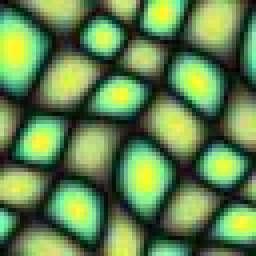
//> input picture TexS/leaf.jpg, 64 x 64 px (shown 4 times larger)
$ ./main   (built with g++ and OpenCV 4)
//> lines starting //> are read from the running program, lines starting //| are printed output that depends on the picture
#include <time.h>
#include "opencv2/objdetect/objdetect.hpp"
#include "opencv2/imgproc/imgproc.hpp"
#include "opencv2/highgui/highgui.hpp"
#include "opencv2/opencv.hpp"

using namespace std;
using namespace cv;

const double PI = 3.1415926;
const double E = 2.718281828459;

double AMat[10000];

class TN {
public:
	bool ifNode = false;
	Mat vec;
	TN* children[4];
	TN();
};

TN::TN() {
	for (int i = 0; i < 4; i++)
		this->children[i] = NULL;
}

void calcGMat(int w) {
	float b = w / 2;

	double sigma = w / 12.f;
	float r2;
	float total = 0;
	for (int x = 0; x < w; x++)
		for (int y = 0; y < w; y++)
		{
			r2 = (x - b)*(x - b) + (y - b) * (y - b);
			AMat[y * w + x] = 1 / sqrt(2*PI*sigma*sigma) * pow(E,-r2/2/sigma/sigma );

			printf("%f ", AMat[y * w + x]);
			if (y == w - 1) printf("\n");
			total += AMat[y * w + x];
		}

	printf("\ntotal: %f" , total);
}

void calcSMat(int w) {
	int b = w / 2;
	float r = 2 * b*b;
	float d;
	for (int x = 0; x < w; x++)
		for (int y = 0; y < w; y++)
		{
			d = (x - b)*(x - b) + (y - b)*(y - b);

			AMat[y * w + x] = r-d;
		}
}

void calcAMat(int w) {
	for (int x = 0; x < w; x++)
		for (int y = 0; y < w; y++)
		{
			AMat[y * w + x] = 1;
		}
}

double dis(Mat a, Mat b){
	int w = a.cols,
		h = a.rows;
	double dis = 0;
	int a1, a2, a3, b1, b2, b3;
	for (int y = 0; y < h; y++)
		for (int x = 0; x < w; x++)
		{
			a1 = a.at<Vec3b>(x, y)[0];
			a2 = a.at<Vec3b>(x, y)[1];
			a3 = a.at<Vec3b>(x, y)[2];

			b1 = b.at<Vec3b>(x, y)[0];
			b2 = b.at<Vec3b>(x, y)[1];
			b3 = b.at<Vec3b>(x, y)[2];

			dis = dis + (a1 - b1)*(a1 - b1)
				+ (a2 - b2)*(a2 - b2)
				+ (a3 - b3)*(a3 - b3);
		}

	dis = sqrt(dis);

	return dis / h / w / 3 / 255;
}

int findMin(Mat& a, Mat s[4]) {
	float min = 1, d;
	int idx;

	for (int i = 0; i < 4; i++){
		d = dis(a, s[i]);
		if (d < min){
			min = d;
			idx = i;
		}
	}

	return idx;
}

Mat findCenter(vector<int>& idxs, vector<Mat>& windows){
	int w = windows[0].cols,
		h = windows[0].rows,
		size = idxs.size();
	Mat centerF(w, h, CV_32FC3, Scalar(0,0,0));
	Mat centerI(w, h, CV_8UC3, Scalar(0, 0, 0));

	for (int i = 0; i < size; i++)
		for (int y = 0; y < h; y++)
			for (int x = 0; x < w; x++)
			{
				centerF.at<Vec3f>(x, y)[0] += windows[idxs[i]].at<Vec3b>(x, y)[0];
				centerF.at<Vec3f>(x, y)[1] += windows[idxs[i]].at<Vec3b>(x, y)[1];
				centerF.at<Vec3f>(x, y)[2] += windows[idxs[i]].at<Vec3b>(x, y)[2];
			}

	for (int y = 0; y < h; y++)
		for (int x = 0; x < w; x++)
		{
			centerI.at<Vec3b>(x, y)[0] = centerF.at<Vec3f>(x, y)[0] / size;
			centerI.at<Vec3b>(x, y)[1] = centerF.at<Vec3f>(x, y)[1] / size;
			centerI.at<Vec3b>(x, y)[2] = centerF.at<Vec3f>(x, y)[2] / size;
		}

	return centerI;
}

void cluster(TN* t, vector<int>& w_i, vector<Mat>& windows){
	if (w_i.size() == 1){
		t->ifNode = true;
		return;
	}//endif
	else
	if (w_i.size() < 4){
		for (int i = 0; i < w_i.size(); i++)
		{
			t->children[i] = new TN();
			t->children[i]->vec = windows[w_i[i]];
			t->children[i]->ifNode = true;
		}
		return;
	}//endif

	vector<int> sub[4];
	Mat s[4];
	Mat c[4];
	bool done = false;
	double d;
	unsigned int count = 0;
	if (w_i.size() >= 4){

		for (int i = 0; i < 4; i++)
		{
			c[i] = windows[w_i[i]].clone();
		}

		do{
			count++;
			for (int i = 0; i < 4; i++)
			{
				s[i] = c[i].clone();
				sub[i] = vector<int>();
			}
			for (int i = 0, i_e = w_i.size(); i < i_e; i++)
			{
				int idx = findMin(windows[w_i[i]], s);
				sub[idx].push_back(w_i[i]);
			}
			for (int i = 0; i < 4; i++){
				c[i] = findCenter(sub[i], windows).clone();
			}
			done = true;
			for (int i = 0; i < 4 && done; i++){
			  d = dis(s[i], c[i]);
				if ( d > 0.00001) done = false;
			}
		} while (!done);

		if(count > 20)
		printf("cluster: %d times \n", count);

		//recursive action
		for (int i = 0; i < 4; i++)
		{
			t->children[i] = new TN();
			t->children[i]->vec = c[i].clone();
			cluster(t->children[i], sub[i], windows);
		}
	}//endif
};

void synthesis(Mat& l_image, Mat& c_image, TN* t, int b_size){
	TN* n_t = t, *d_t;
	float minDis = 10,d;
	int w = l_image.cols;
	double g,weight;

	Mat f_image(w,w, CV_32FC3, Scalar(0,0,0));

	for (int x = 0; x < w; x++)
		for (int y = 0; y < w; y++)
		{
			c_image.at<float>(x, y) = 0;
			f_image.at<Vec3f>(x, y)[0] = 0;
			f_image.at<Vec3f>(x, y)[1] = 0;
			f_image.at<Vec3f>(x, y)[2] = 0;
		}


	for (int y = b_size; y < w - b_size ; y+= b_size/2)
		for (int x = b_size; x < w - b_size ; x+= b_size/2)
		{
			n_t = t;
			do{
				minDis = 10;
				for (int i = 0; i < 4; i++){
					if (n_t->children[i] != NULL){
						d = dis(Mat(l_image,
								Range(x - b_size, x + b_size+1),
								Range(y-b_size,y+b_size+1)),
								n_t->children[i]->vec);
						if (d < minDis){
							minDis = d; d_t = n_t->children[i];
						}
					}
				}
				n_t = d_t;
			} while (!n_t->ifNode);

			//weight =  0.01/pow(minDis , 1.2);
			//printf("weight: %f \n", weight);
			//average
			for (int yy = y - b_size; yy < y + b_size + 1; yy++)
				for (int xx = x - b_size; xx < x + b_size + 1; xx++)
				{
					//different weight
					weight = AMat[(yy - y + b_size) *(b_size * 2  + 1) + xx - x + b_size] *
									 0.01/pow(minDis , 1.2);

					//g = 1;
					f_image.at<Vec3f>(xx, yy)[0] +=
						weight*n_t->vec.at<Vec3b>(b_size + xx - x, b_size + yy -y)[0];
					f_image.at<Vec3f>(xx, yy)[1] +=
						weight*n_t->vec.at<Vec3b>(b_size + xx - x, b_size + yy - y)[1];
					f_image.at<Vec3f>(xx, yy)[2] +=
						weight*n_t->vec.at<Vec3b>(b_size + xx - x, b_size + yy - y)[2];

					c_image.at<float>(xx, yy) += weight;
				}

			// [16 lines of commented-out code are left out]

		}

	float count;
	int val;

	//average
	for (int y = b_size; y < w - b_size; y++)
		for (int x = b_size; x < w - b_size; x++)
		{
			count= c_image.at<float>(x, y);
			val = f_image.at<Vec3f>(x, y)[0] / count;
			l_image.at<Vec3b>(x, y)[0] = val > 255 ? 255 : val;
			val = f_image.at<Vec3f>(x, y)[1] / count;
			l_image.at<Vec3b>(x, y)[1] = val > 255 ? 255 : val;
			val = f_image.at<Vec3f>(x, y)[2] / count;
			l_image.at<Vec3b>(x, y)[2] = val > 255 ? 255 : val;

			//printf("count: %f \n", count);
		}

	// [12 lines of commented-out code are left out]
}

int random(int a, int b){
	return (rand() % (b - a)) + a;
}

string getTimeStr()
{
	time_t rawtime;
	struct tm * timeinfo;
	char buffer[80];

	time(&rawtime);
	timeinfo = localtime(&rawtime);

	strftime(buffer, 80, "%d-%m-%Y_%I-%M-%S", timeinfo);
	std::string str(buffer);

	return str;
}

int main(int argc, char *argv[])
{
	//parse params
	string s_image_name ;
	int w_size , f_w_size;
	int l_image_size , f_l_image_size;
	int i_times;

	if (argc < 2){
		cout << "Please enter a iamge name as a param" << endl;
		s_image_name = "leaf.jpg";
		f_l_image_size = 256;
	}
	else{
		s_image_name = argv[1];
		f_l_image_size = atoi(argv[2]);
	}

	//read image
	Mat r_image = imread(s_image_name);
//> r_image is the input picture: 64 rows x 64 cols, CV_8UC3; mean B, G, R 79.1, 132.3, 98.3
	Mat s_image;
	cvtColor(r_image, s_image, CV_BGRA2BGR);
	//get image params
	int s_image_w = s_image.cols;
//> s_image_w = 64
	int s_image_h = s_image.rows;
//> s_image_h = 64

	int short_l = s_image_h < s_image_w ? s_image_h : s_image_w;
//> short_l = 64

	f_w_size = short_l * 0.4;
//> f_w_size = 25
	f_w_size = f_w_size % 2 == 0 ? (f_w_size + 1) : f_w_size;

	int b_size = f_w_size;
//> b_size = 25

	Mat l_image;
	Mat t_image;

	string folderName = getTimeStr() + "_" + s_image_name + "_size_" + to_string(f_l_image_size);
	string folderCreateCommand = "mkdir " + folderName;
	std::system(folderCreateCommand.c_str());

	int l_times = 3;
	//multilevels
	for (int level = 0; level < l_times; level++) {

		switch (level)
		{
		case 0: b_size = 24;break;
		case 1: b_size = 16;break;
		case 2: b_size = 12;break;
		default:
			break;
		}
		w_size = 2 * b_size + 1;

		l_image_size = (f_l_image_size >> (l_times - 1 - level)) + 2 * b_size;

		//init large image
		if (level == 0)
		{
			int sx, sy, xxx, yyy;
			l_image = Mat(l_image_size, l_image_size, CV_8UC3, Scalar(255, 255, 255));
			for (int x = 0; x < l_image_size; x += b_size << 1)
				for (int y = 0; y < l_image_size; y += b_size << 1)
				{
					sx = random(0, s_image_w - 2 * b_size - 1);
					sy = random(0, s_image_h - 2 * b_size - 1);

					for (int xx = x; xx < x + 2 * b_size; xx++)
						for (int yy = y; yy < y + 2 * b_size; yy++)
						{
							if (xx < l_image_size && yy < l_image_size)
							{
								xxx = sx + xx - x;
								yyy = sy + yy - y;
								assert(xxx >= 0 && xxx < s_image_w &&
									yyy >= 0 && yyy < s_image_h && " small image index overflow ! ");
								if (xx < 0 || yy < 0 ||
									xxx < 0 || yyy < 0 ||
									xxx >= s_image_w || yyy >= s_image_h)
								{
									int i = 0;
								}

								l_image.at<Vec3b>(yy, xx) = s_image.at<Vec3b>(yyy, xxx);
							}
						}
				}
		}
		else
		{
			int l_b_size;
			switch (level)
			{
			case 1: l_b_size = 24;break;
			case 2: l_b_size = 16;break;
			default:
				break;
			}
			int l_l_image_size = (f_l_image_size >> (l_times - level)) + 2 * l_b_size;
			t_image = Mat(l_image, Range(l_b_size, l_l_image_size - l_b_size), Range(l_b_size, l_l_image_size - l_b_size));
			l_image = Mat(l_image_size, l_image_size, CV_8UC3, Scalar(255, 255, 255));
			resize(t_image,
						 l_image,
						 Size(l_image_size,l_image_size));
		}
		//init counter
		Mat count_image(l_image_size, l_image_size, CV_32FC1);
		for (int x = 0; x < l_image_size; x++)
			for (int y = 0; y < l_image_size; y++)
			count_image.at<float>(x, y) = 0;

		//get windows
		vector<Mat> windows = vector<Mat>();
		for (int x = b_size, x_e = s_image_w - b_size; x < x_e; x++)
			for (int y = b_size, y_e = s_image_h - b_size; y < y_e; y++)
			windows.push_back(Mat(s_image, Range(y - b_size, y + b_size + 1), Range(x - b_size, x + b_size + 1)));

		//build tree
		TN * Tree = new TN();
		vector<int> idxs;
		for (int i = 0; i < windows.size(); i++)
			idxs.push_back(i);
		cluster(Tree, idxs, windows);

		//calc GMat
		calcGMat(w_size);
		//return 0;

		//calcAMat(w_size);
		//calcSMat(w_size);
		//init
		stringstream ss;
		string name;
		string fullPath;
		//while (waitKey(-1) != 27)
		int i_times = 50;
		for (int i = 0; i < i_times; i++)
		{
			synthesis(l_image, count_image, Tree, b_size);
		}
		name = "_wsize_" + to_string(w_size) + "_iterate_"+ to_string(i_times) + ".jpg";
		ss << folderName << "/" << name;
		fullPath = ss.str();
		ss.str("");
		imwrite(fullPath, l_image);
	}
//> this loop made 3 passes
//> pass 1, `imwrite(fullPath, l_image);`:
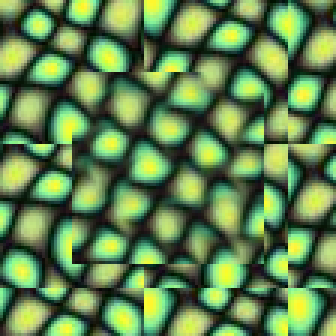
//> saved as _wsize_49_iterate_50.jpg: 112 rows x 112 cols, CV_8UC3 (shown 3 times larger); mean B, G, R 77.9, 130, 96.2
//> pass 2, `imwrite(fullPath, l_image);`:
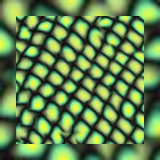
//> saved as _wsize_33_iterate_50.jpg: 160 rows x 160 cols, CV_8UC3; mean B, G, R 78.2, 132.4, 98.2
//> after the loop:
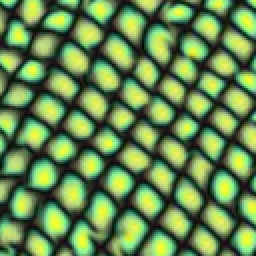
//> t_image: 128 rows x 128 cols, CV_8UC3 (shown 2 times larger); mean B, G, R 78.8, 135.5, 102.3

	//show image
	namedWindow("small image");
	imshow("small image", s_image);
	namedWindow("large image");
	imshow("large image", l_image);
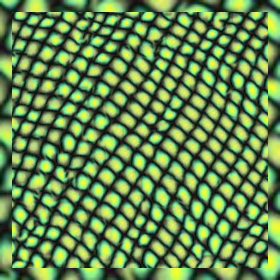
//> window 'large image': 280 rows x 280 cols, CV_8UC3; mean B, G, R 78.8, 134.7, 100.4
	while (waitKey(-1) != 27);
//> the Esc key is pressed
	return 0;
}
